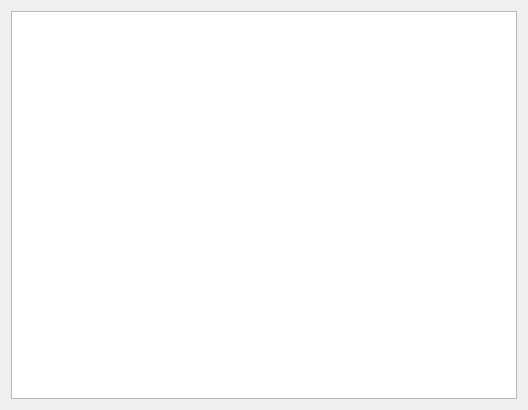
<?xml version="1.0" encoding="UTF-8"?>
<ui version="4.0">
 <class>Widget</class>
 <widget class="QWidget" name="Widget">
  <property name="geometry">
   <rect>
    <x>0</x>
    <y>0</y>
    <width>528</width>
    <height>410</height>
   </rect>
  </property>
  <property name="windowTitle">
   <string>Widget</string>
  </property>
  <layout class="QVBoxLayout" name="verticalLayout">
   <item>
    <widget class="QTableWidget" name="tableWidget"/>
   </item>
  </layout>
 </widget>
 <layoutdefault spacing="6" margin="11"/>
 <resources/>
 <connections/>
</ui>
